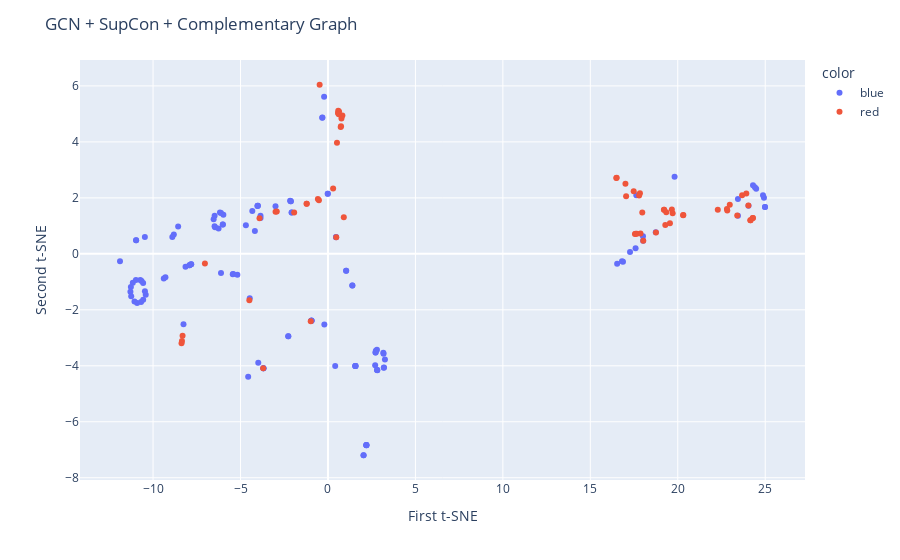

The cell this chart's notebook holds for it:
### Code cell
fig = px.scatter(x=X_tsne[:, 0], y=X_tsne[:, 1], color=labels)
fig.update_layout(
    title="GCN + SupCon + Complementary Graph",
    xaxis_title="First t-SNE",
    yaxis_title="Second t-SNE",
)
fig.show()
